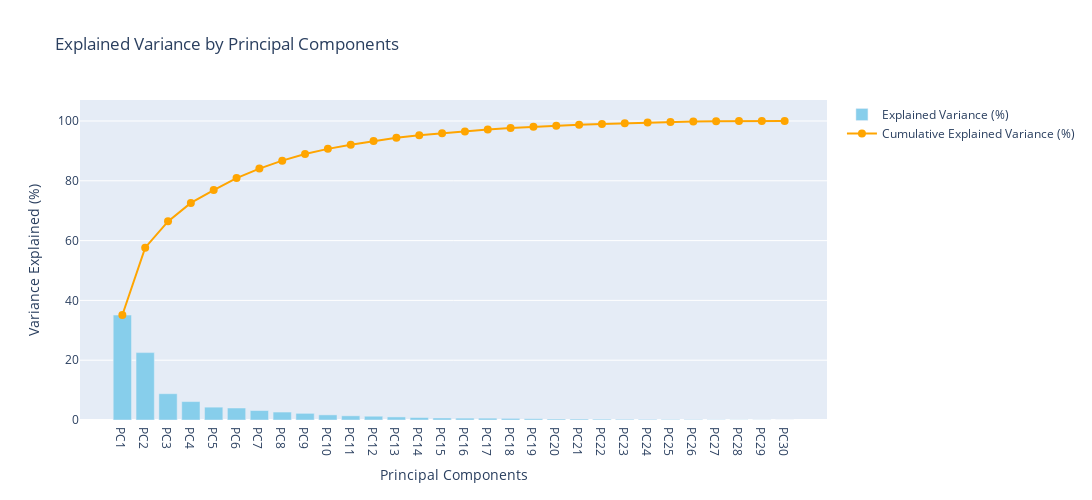

This figure's notebook cell:
### Markdown cell above
### Create the Bar Plot for Explained Variance

### Code cell
bar_trace = go.Bar(
    x=[f'PC{i+1}' for i in range(len(explained_variance))],  # PC1, PC2, PC3, etc.
    y=explained_variance,
    name='Explained Variance (%)',
    marker=dict(color='skyblue')
)

# Create the Line Plot for Cumulative Explained Variance
line_trace = go.Scatter(
    x=[f'PC{i+1}' for i in range(len(cumulative_variance))],
    y=cumulative_variance,
    name='Cumulative Explained Variance (%)',
    mode='lines+markers',
    line=dict(color='orange'),
    marker=dict(size=8)
)

# Combine the Bar and Line Plots
layout = go.Layout(
    title='Explained Variance by Principal Components',
    xaxis=dict(title='Principal Components'),
    yaxis=dict(title='Variance Explained (%)'),
    barmode='group',
    width=1400,
    height=500
)

# Create the figure
fig = go.Figure(data=[bar_trace, line_trace], layout=layout)
# Show the plot
fig.show()

### Figure 1 — Plotly figure (JSON) as saved in the notebook; plotly's stock layout.template omitted (floating-point values rounded to 4 significant figures)
{"data": [{"marker": {"color": "skyblue"}, "name": "Explained Variance (%)", "type": "bar", "x": ["PC1", "PC2", "PC3", "PC4", "PC5", "PC6", "PC7", "PC8", "PC9", "PC10", "PC11", "PC12", "PC13", "PC14", "PC15", "PC16", "PC17", "PC18", "PC19", "PC20", "PC21", "PC22", "PC23", "PC24", "PC25", "PC26", "PC27", "PC28", "PC29", "PC30"], "y": [35.1, 22.54, 8.792, 6.164, 4.297, 4.013, 3.167, 2.661, 2.227, 1.716, 1.4, 1.266, 1.028, 0.836, 0.6777, 0.6262, 0.6129, 0.5362, 0.4311, 0.3279, 0.3186, 0.2839, 0.2373, 0.2059, 0.1764, 0.1625, 0.09349, 0.06066, 0.0372, 6.923e-30]}, {"line": {"color": "orange"}, "marker": {"size": 8}, "mode": "lines+markers", "name": "Cumulative Explained Variance (%)", "type": "scatter", "x": ["PC1", "PC2", "PC3", "PC4", "PC5", "PC6", "PC7", "PC8", "PC9", "PC10", "PC11", "PC12", "PC13", "PC14", "PC15", "PC16", "PC17", "PC18", "PC19", "PC20", "PC21", "PC22", "PC23", "PC24", "PC25", "PC26", "PC27", "PC28", "PC29", "PC30"], "y": [35.1, 57.64, 66.44, 72.6, 76.9, 80.91, 84.08, 86.74, 88.97, 90.68, 92.08, 93.35, 94.38, 95.21, 95.89, 96.52, 97.13, 97.67, 98.1, 98.42, 98.74, 99.03, 99.26, 99.47, 99.65, 99.81, 99.9, 99.96, 100.0, 100.0]}], "layout": {"barmode": "group", "height": 500, "title": {"text": "Explained Variance by Principal Components"}, "width": 1400, "xaxis": {"autorange": true, "range": [-1.787, 30.79], "title": {"text": "Principal Components"}, "type": "category"}, "yaxis": {"autorange": true, "range": [0, 107.0], "title": {"text": "Variance Explained (%)"}, "type": "linear"}}}
